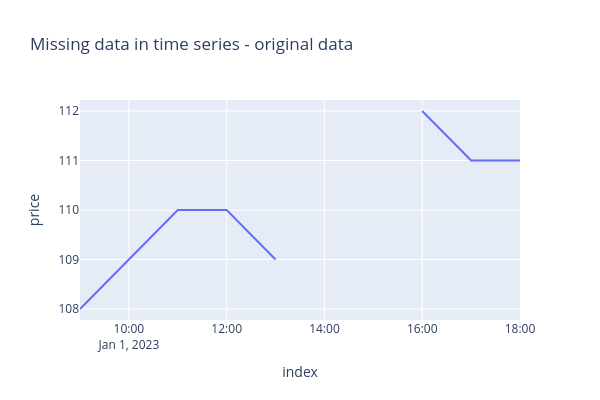

The notebook cell this image was saved under:
### Code cell
# plotly is another library for plotting time series data, it is interactive and can be used in jupyter notebooks
import plotly.express as px

df_plotly = df.reset_index()
px.line(df_plotly, 'index', 'price', width=600, height=400, title='Missing data in time series - original data')

### Figure 1 — Plotly figure (JSON) as saved in the notebook; plotly's stock layout.template omitted (floating-point values rounded to 4 significant figures)
{"data": [{"hovertemplate": "index=%{x}<br>price=%{y}<extra></extra>", "legendgroup": "", "line": {"color": "#636efa", "dash": "solid"}, "marker": {"symbol": "circle"}, "mode": "lines", "name": "", "orientation": "v", "showlegend": false, "type": "scatter", "x": ["2023-01-01T09:00:00.000000", "2023-01-01T10:00:00.000000", "2023-01-01T11:00:00.000000", "2023-01-01T12:00:00.000000", "2023-01-01T13:00:00.000000", "2023-01-01T14:00:00.000000", "2023-01-01T15:00:00.000000", "2023-01-01T16:00:00.000000", "2023-01-01T17:00:00.000000", "2023-01-01T18:00:00.000000"], "xaxis": "x", "y": [108.0, 109.0, 110.0, 110.0, 109.0, NaN, NaN, 112.0, 111.0, 111.0], "yaxis": "y"}], "layout": {"height": 400, "legend": {"tracegroupgap": 0}, "title": {"text": "Missing data in time series - original data"}, "width": 600, "xaxis": {"anchor": "y", "domain": [0, 1], "title": {"text": "index"}}, "yaxis": {"anchor": "x", "domain": [0, 1], "title": {"text": "price"}}}}
